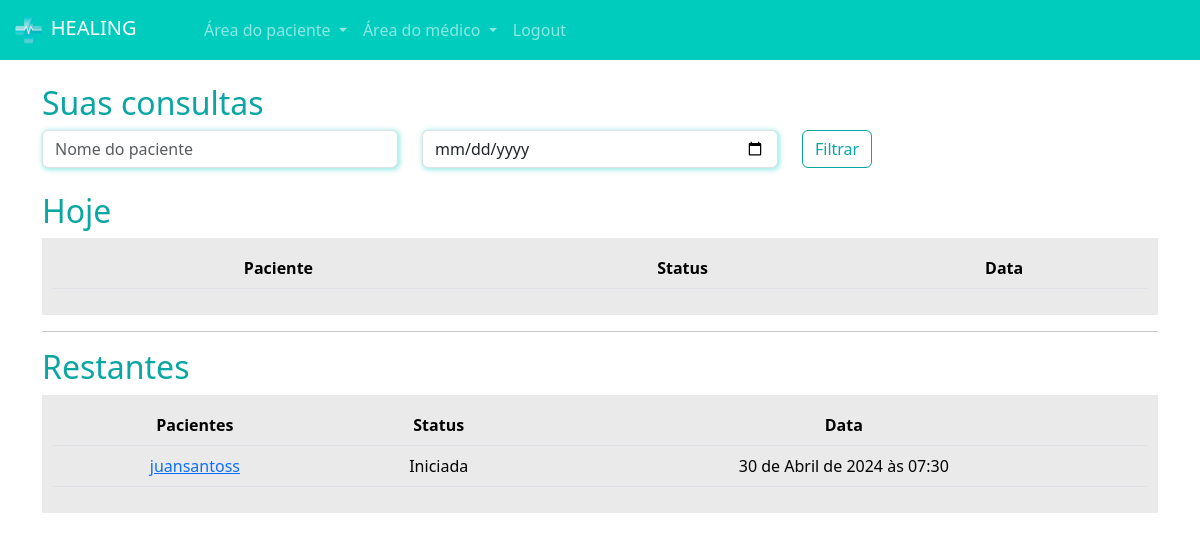
Before: /medico/consultas_medico/ (signed in) with the older database file.
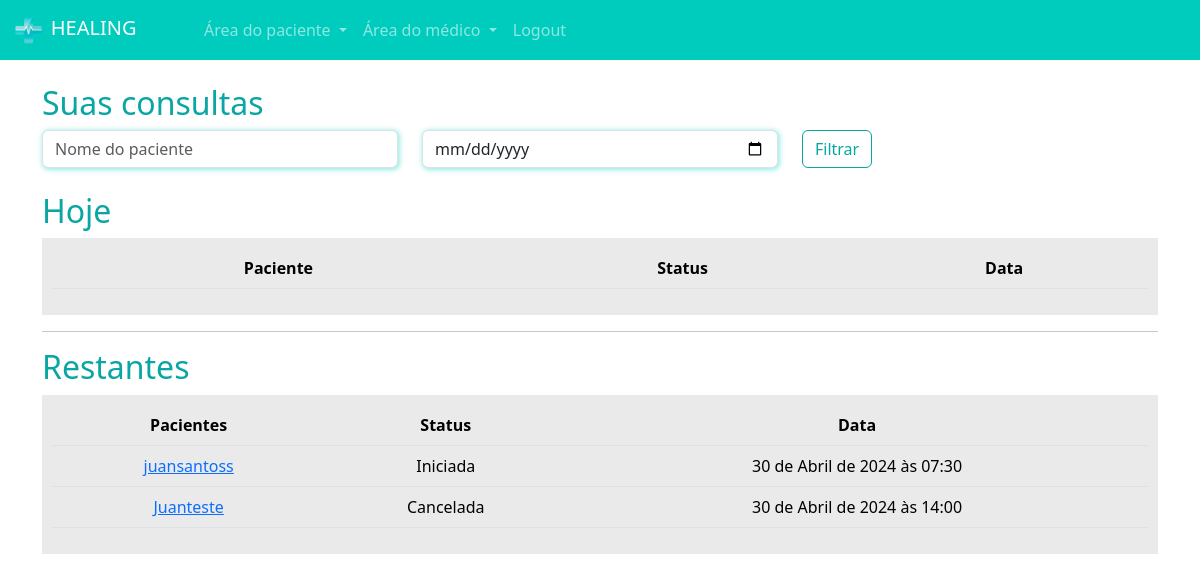
After: the same page with the newer database file.
### paciente/models.py (models this page shows, shortened)
class Consulta(models.Model):
    status_choices = (
        ('A', 'Agendada'),
        ('F', 'Finalizada'),
        ('C', 'Cancelada'),
        ('I', 'Iniciada'),
    )
    paciente = models.ForeignKey(User, on_delete=models.DO_NOTHING)
    data_aberta = models.ForeignKey(DatasAbertas, on_delete=models.DO_NOTHING)
    status = models.CharField(max_length=1, choices=status_choices, default='A')
    link = models.URLField(null=True, blank=True)

### medico/models.py (models this page shows, shortened)
class DatasAbertas(models.Model):
    data = models.DateTimeField()
    user = models.ForeignKey(User, on_delete=models.DO_NOTHING)
    agendado = models.BooleanField(default = False)

### medico/views.py (the view)
# urls.py: path("consultas_medico/", views.consultas_medico, name='consultas_medico'),
def consultas_medico(request):
    if not is_medico(request.user):
        messages.add_message(request, constants.WARNING, 'Você não é médico(a)')
        return redirect('/usuarios/logout')
    if request.method == "GET":
        hoje = datetime.now()
        consultas_hoje = Consulta.objects.filter(data_aberta__user=request.user).filter(data_aberta__data__gte=hoje).filter(data_aberta__data__lt=hoje + timedelta(days=1))
        consultas_restantes = Consulta.objects.exclude(id__in=consultas_hoje.values('id')).filter(data_aberta__user=request.user)
        filtro_consultas = request.GET.get('nome')
        filtro_consultas_data = request.GET.get('data')
        if filtro_consultas:
            consultas_hoje = consultas_hoje.filter(paciente__username__icontains=filtro_consultas)
            consultas_restantes = consultas_restantes.filter(paciente__username__icontains=filtro_consultas)
        if filtro_consultas_data:
            consultas_hoje = consultas_hoje.filter(data_aberta__data__icontains= filtro_consultas_data)
            consultas_restantes = consultas_restantes.filter(data_aberta__data__icontains=filtro_consultas_data)
        return render(request, 'consultas_medico.html', {'consultas_hoje':consultas_hoje, 'consultas_restantes':consultas_restantes, 'is_medico':is_medico(request.user)})

### medico/models.py (called while the page is built)
def is_medico(user):
    return DadosMedico.objects.filter(user = user).exists()

### medico/templates/consultas_medico.html (shortened to what this page needs)
{% extends "base.html" %}
{% load static %}
{% block 'head' %}
    <link rel="stylesheet" href="{% static 'medicos/css/abrir_horario.css' %}">
    <link rel="stylesheet" href="{% static 'usuarios/css/usuarios.css' %}">
    <link rel="stylesheet" href="{% static 'medicos/css/cadastro_medico.css' %}">
    <link rel="stylesheet" href="{% static 'pacientes/css/home.css' %}">
    <link rel="stylesheet" href="https://cdn.jsdelivr.net/npm/bootstrap-icons@1.11.3/font/bootstrap-icons.min.css">
{% endblock 'head' %}
{% block 'body' %}
{% include 'partials/navbar.html' %}
    <div class="container">
        <br>
        <h2><span class="color-dark">Suas consultas</span></h2>
        <form action="{% url "consultas_medico" %}" method="GET">
        <div class="row">
            <div class="col-md">
                <input type="text" name="nome" id="" class="form-control shadow-main-color" placeholder="Nome do paciente">
            </div>
            <div class="col-md">
                <input type="date" name="data" id="" class="form-control shadow-main-color" placeholder="Data da consulta">
            </div>
            <div class="col-md">
                <input type="submit" value="Filtrar" class="btn btn-dark-color-outline">
            </div>
        </div>
        </form>
        <br>
        <h2><span class="color-dark">Hoje</span></h2>
        <div class="list-minhas-consultas">
            <table class="table">
                <thead>
                  <tr>
                    <th scope="col">Paciente</th>
                    <th scope="col">Status</th>
                    <th scope="col">Data</th>
                  </tr>
                </thead>
              </table>
        </div>
        <hr>
        <h2><span class="color-dark">Restantes</span></h2>
        <div class="list-minhas-consultas">
            <table class="table">
                <thead>
                  <tr>
                    <th scope="col">Pacientes</th>
                    <th scope="col">Status</th>
                    <th scope="col">Data</th>
                  </tr>
                </thead>
                <tbody>
                    {% for consulta in consultas_restantes  %}
                        <tr>
                            <td><a href="{% url "consulta_area_medico" consulta.id %}">{{consulta.paciente}}</a></td>
                            <td>{{consulta.get_status_display}}</td>
                            <td>{{consulta.data_aberta.data}}</td>
                        </tr>
                    {% endfor %}
                </tbody>
              </table>
        </div>
    </div>
{% endblock 'body' %}

Changed rows visible on the page:
added Consulta: paciente "Juanteste", status "Cancelada", data_aberta.data "30 de Abril de 2024 às 14:00"
